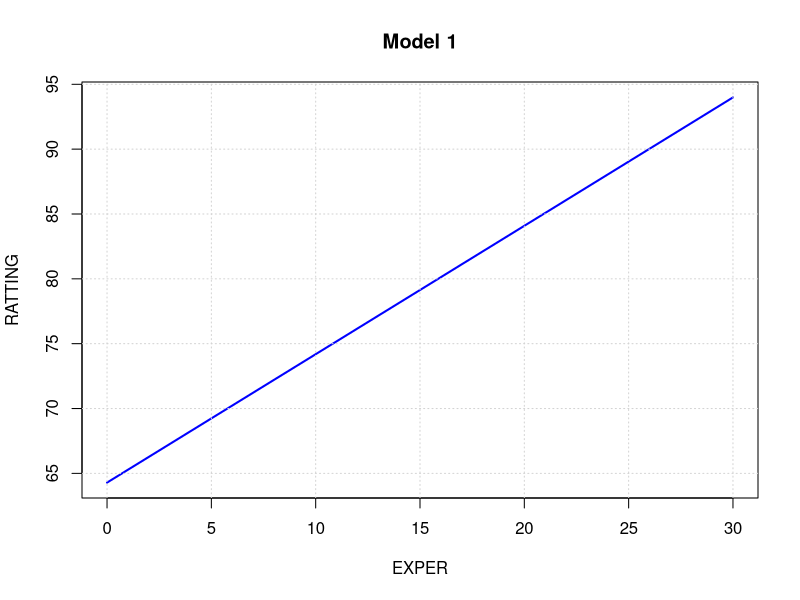
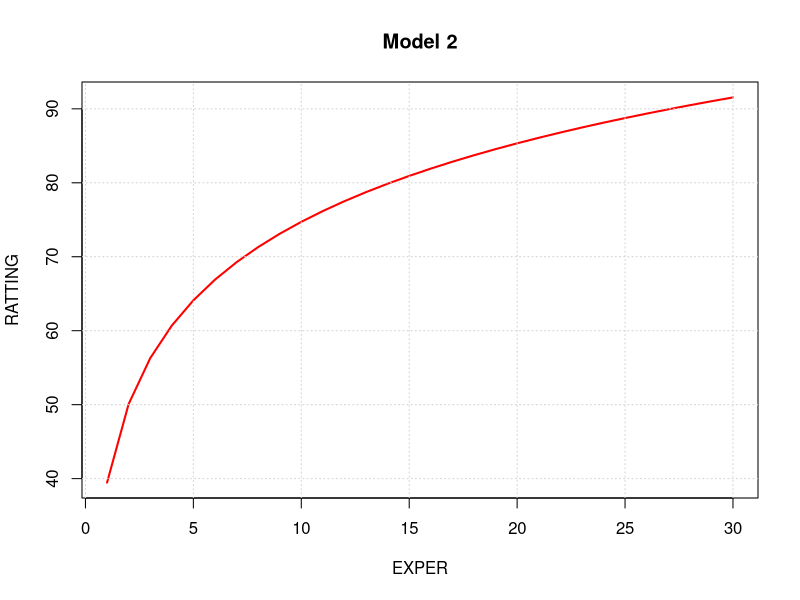

Reproduce these figures in R, in order.
#a

# 建立 EXPER 從 0 到 30 的向量
EXPER <- 0:30

# 計算對應的預測 RATING 值
RATING_hat <- 64.289 + 0.990 * EXPER

# 畫圖
plot(EXPER, RATING_hat, type = "l", col = "blue", lwd = 2,
     xlab = "EXPER", ylab = "RATTING",
     main = "Model 1")
grid()

#b

# 建立 EXPER 從 1 到 30 的向量
EXPER <- 1:30

# 計算對應的預測 RATING 值（使用自然對數 ln）
RATING_hat <- 39.464 + 15.312 * log(EXPER)

# 畫圖
plot(EXPER, RATING_hat, type = "l", col = "RED", lwd = 2,
     xlab = "EXPER", ylab = "RATTING",
     main = "Model 2")
grid()
